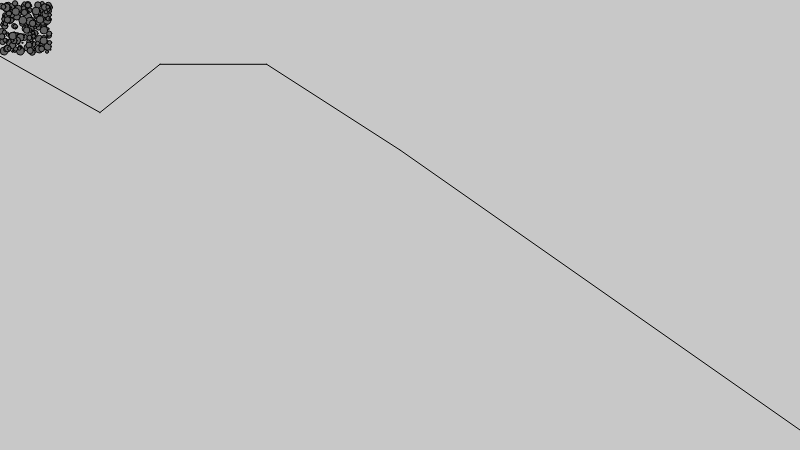
Frame 1 (no input)
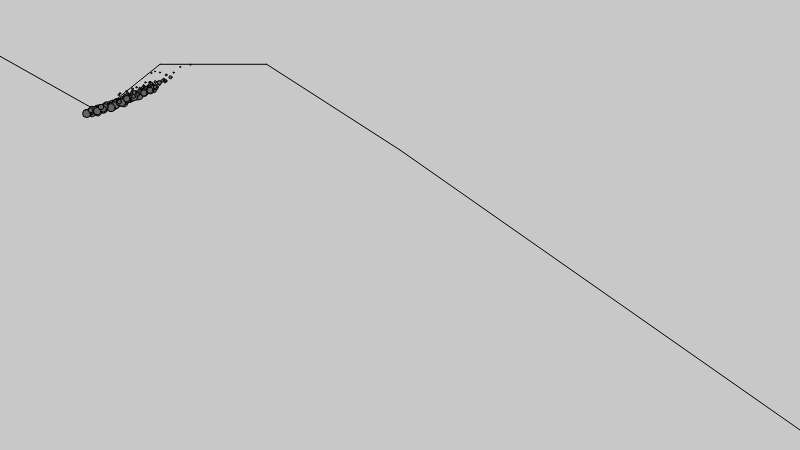
Frame 60 (no input)
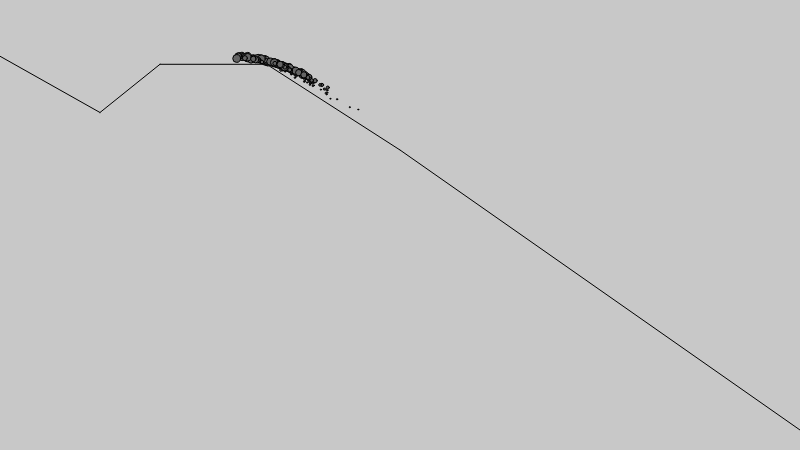
Frame 120 (the mouse pressed at the canvas centre since frame 60)

The p5.js sketch that drew these frames (run headless with seeded random() and noise() and a simulated clock; from frame 60 on, the mouse is pressed at the canvas centre):

// p5.js sketch
// ── sketch.js
function setup() {
  createCanvas(800, 450);

  path = new Path();
  path.generatePath();
  
  elements = 200;
  population = [];

  for (let i = 0; i < elements; i++) {
    population.push(new Vehicule(random(1, 50), random(1, 50), random(1, 8)));
  }
}

function draw() {
  background(200);

  path.display();

  for (let i = 0; i < population.length; i++) {
    let vehicule = population[i];

    vehicule.follow(path);
    vehicule.update();
    vehicule.edges();
    vehicule.display();
  }
}

function resolveProjection(currentDirection, path) {
  let normalizedPath = path.normalize();
  
  return normalizedPath.mult(currentDirection.dot(path));
}
 
// ── path.js
class Path {
  constructor() {
  	this.points = [];
    this.radius = 20;
  }

  generatePath() {
  	this.points.push(createVector(0, height / 8));
    this.points.push(createVector(width / 8, height / 4));
    this.points.push(createVector(width / 5, height / 7));
    this.points.push(createVector(width / 3, height / 7));
    this.points.push(createVector(width / 2, height / 3));
    this.points.push(createVector(width, height - 20));
  }

  display() {
    for (var i = 0; i <= path.points.length; i++) {
      let startPoint = path.points[i];
      let endPoint = path.points[i + 1] !== 'undefined' ? path.points[i + 1] : null;
    	
      if (endPoint) {
        stroke('black');
        line(startPoint.x, startPoint.y, endPoint.x, endPoint.y)
      }
    }
  }
}
// ── steering.js
class Steering {
  constructor() {

  }

  steer(element) {
    let drag = element.velocity.copy();
    let speed = element.velocity.mag();
    drag.normalize()
    drag.mult(this.c * speed * speed);
    element.applyForce(drag);
  }

  display() {
    
  }
}
// ── vehicule.js
class Vehicule {
  constructor(x, y, mass) {
    this.radius = 1 * mass;
    this.mass = mass;
    this.maxSpeed = 3;
    this.maxForce = 2;
    this.position = createVector(x, y);
    this.velocity = createVector(0, 0);
    this.acceleration = createVector(0, 2);
  }

  applyForce(force) {
    let finalForce = p5.Vector.div(force, this.mass);

    this.acceleration.add(finalForce);
  }

  getNormalPoint(predictedPosition, start, end) {
    let startToPrediction = p5.Vector.sub(predictedPosition, start);

    let startToEnd = p5.Vector.sub(end, start);
    
    startToEnd = startToEnd.normalize();
    
    startToEnd.mult(startToPrediction.dot(startToEnd));
    
    let normalPoint = p5.Vector.add(start, startToEnd);

    return normalPoint; 
  }

  follow(path) {
    let predict = this.velocity.copy(); 
    predict.setMag(50);
    let predictedPosition = p5.Vector.add(this.position, predict);
    
    let normalPoint;
    let direction;
    let target;
    let distance;
    let worldRecord = Infinity;

    for (let i = 0; i < path.points.length - 1; i++) {
      let startPoint = path.points[i];
      let endPoint = path.points[i + 1];

      normalPoint = this.getNormalPoint(predictedPosition, startPoint, endPoint);

      if (normalPoint.x < startPoint.x || normalPoint.x > endPoint.x) {
        normalPoint = endPoint.copy();
      }

      distance = p5.Vector.dist(predictedPosition, normalPoint);
      
      if (distance < worldRecord) {
        worldRecord = distance;

        direction = p5.Vector.sub(endPoint, startPoint);
        direction.setMag(30);

        target = p5.Vector.add(normalPoint, direction);
      }
    }

    /*stroke('red');
    line(predictedPosition.x, predictedPosition.y, normalPoint.x, normalPoint.y);
    stroke('red');
    line(this.position.x, this.position.y, predictedPosition.x, predictedPosition.y);
    stroke('green');
    line(predictedPosition.x, predictedPosition.y, target.x, target.y);*/

    if (worldRecord > path.radius) {
      this.seek(target);
    }
  }

  seek(target) {
      let desired = p5.Vector.sub(target, this.position);
      let distance = desired.mag();
      desired.setMag(this.maxSpeed);

      if (distance < 10) {
        let magnitude = map(distance, 0, 100, 0, this.maxSpeed);
        desired.setMag(magnitude);
      } else {
        desired.setMag(this.maxSpeed);
      }

      let steering = p5.Vector.sub(desired, this.velocity);
      steering.limit(this.maxForce);
      
      this.applyForce(steering);
  }

  update() {
    this.velocity.add(this.acceleration);
    this.velocity.limit(this.maxSpeed);
    this.position.add(this.velocity);
    this.acceleration.mult(0);
  }

  edges() {
    if (this.position.x > width) {
      this.position.x = 0;
    } else if (this.position.x < 0) {
      this.position.x = width;
    }

    if (this.position.y > windowHeight) {
      this.position.y = 0;
    } else if (this.position.y < 0) {
      this.position.y = windowHeight;
    }
  }

  display() {
    fill(100);
    stroke('black');
    circle(this.position.x, this.position.y, this.radius);
  }
}
